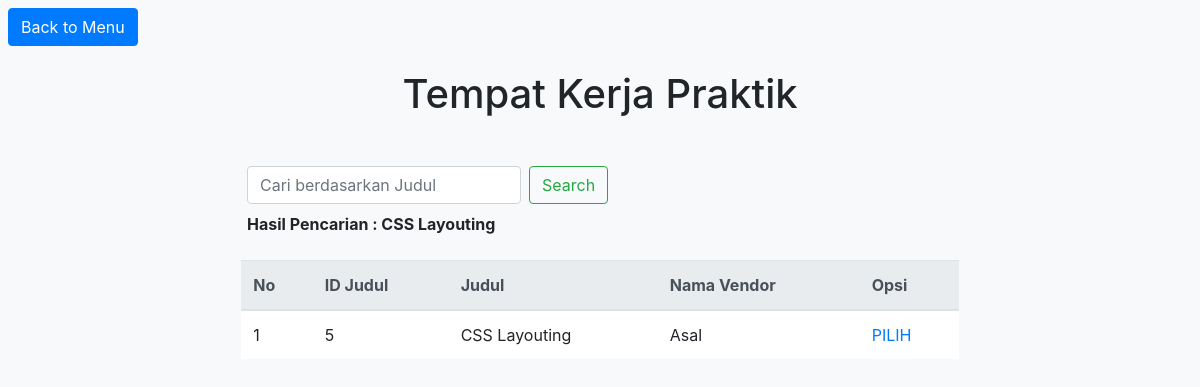
The page /cobapilih/nilai.php?cari=CSS Layouting (signed in) on the database its author committed.
### tables this page shows
CREATE TABLE IF NOT EXISTS `judul` (
  `id_judul` int(9) NOT NULL,
  `nama_vendor` varchar(50) NOT NULL,
  `judul` varchar(100) NOT NULL
);

### cobapilih/nilai.php (the view, shortened to what this page needs)
<?php
include('konek.php');
?>
<!doctype html>
<html lang="en">
  <head>
    <link rel="stylesheet" href="https://stackpath.bootstrapcdn.com/bootstrap/4.3.1/css/bootstrap.min.css">
  </head>
  <body class="bg-light">
    <a href='../login/index.php' class='btn btn-primary ml-2 mt-2'>Back to Menu</a>
  <h1 class="text-center my-4">Tempat Kerja Praktik</h1>
  <div class="row justify-content-center mx-5">
    <div class="cari my-4 col-lg-8">
      <form action="nilai.php" class="form-inline pb-2">
        <input name="cari" class="form-control mr-sm-2" type="search" placeholder="Cari berdasarkan Judul" aria-label="Search">
        <button class="btn btn-outline-success my-2 my-sm-0" type="submit">Search</button>
      </form>
      <?php
        if(isset($_GET['cari'])){
          $cari = $_GET['cari'];
          echo "<b>Hasil Pencarian : ".$cari."</b>";
        }
        ?>
    </div>
  </div>
  <div class="row justify-content-center">
    <table class="table bg-white col-lg-7">
      <thead class="thead-light">
        <tr>
          <th scope="col">No</th>
          <th scope="col">ID Judul</th>
          <th scope="col">Judul</th>
          <th scope="col">Nama Vendor</th>
          <th scope="col">Opsi</th>
        </tr>
      </thead>
      <?php
      if(isset($_GET['cari'])){
          $cari = $_GET['cari'];
          $sql1 = "SELECT * FROM judul WHERE judul like '%".$cari."%'";
          $query  = mysqli_query($db_link,$sql1);
        }else{
          $sql2 = "SELECT * FROM judul";
          $query  = mysqli_query($db_link,$sql2);
        }
        $no = 1;
        while($data = mysqli_fetch_array($query)){
      ?>
      <tbody>
        <tr>
          <td><?php echo $no++; ?></td>
          <td><?php echo $data['id_judul']; ?></td>
          <td><?php echo $data['judul']; ?></td>
          <td><?php echo $data['nama_vendor']; ?></td>
          <td><a href="edit.php?ni=<?php echo $data['id_judul'];?>" title="pilih">PILIH</a></td>
        </tr>
      </tbody>
      <?php } ?>
    </table>
  </div>
  </body>
</html>

### rows shown on the page
judul: id_judul "5", judul "CSS Layouting", nama_vendor "Asal"

### other values the page prints
$cari "CSS Layouting"
